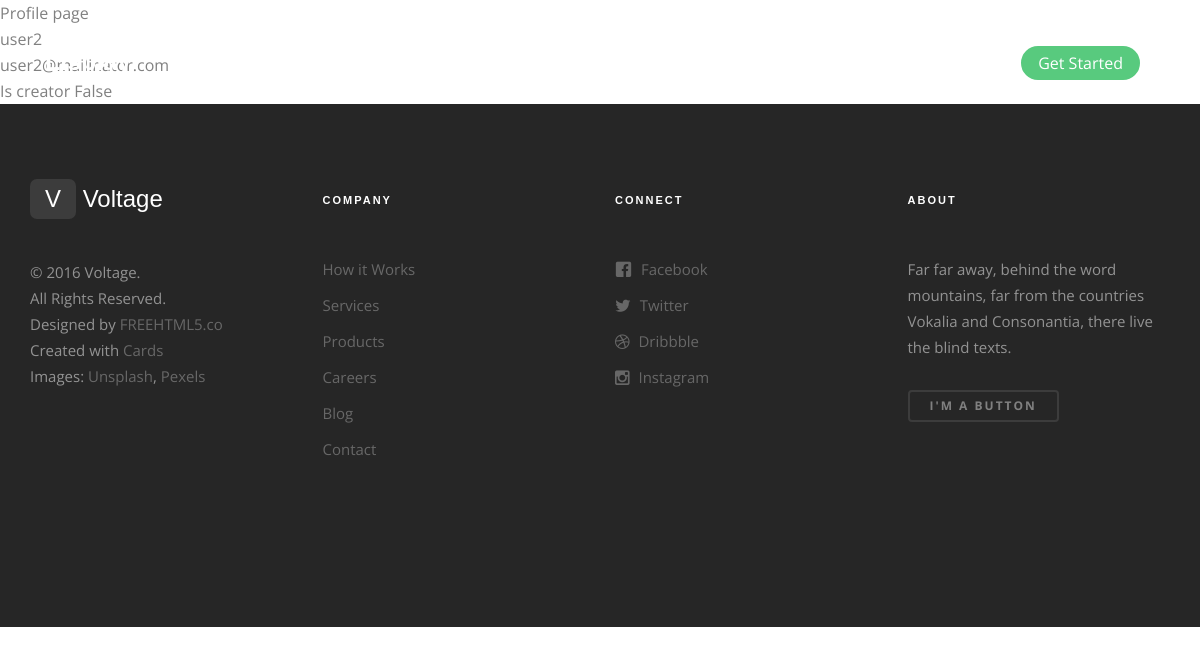
Page /regapp/user2/ on the earlier database version.
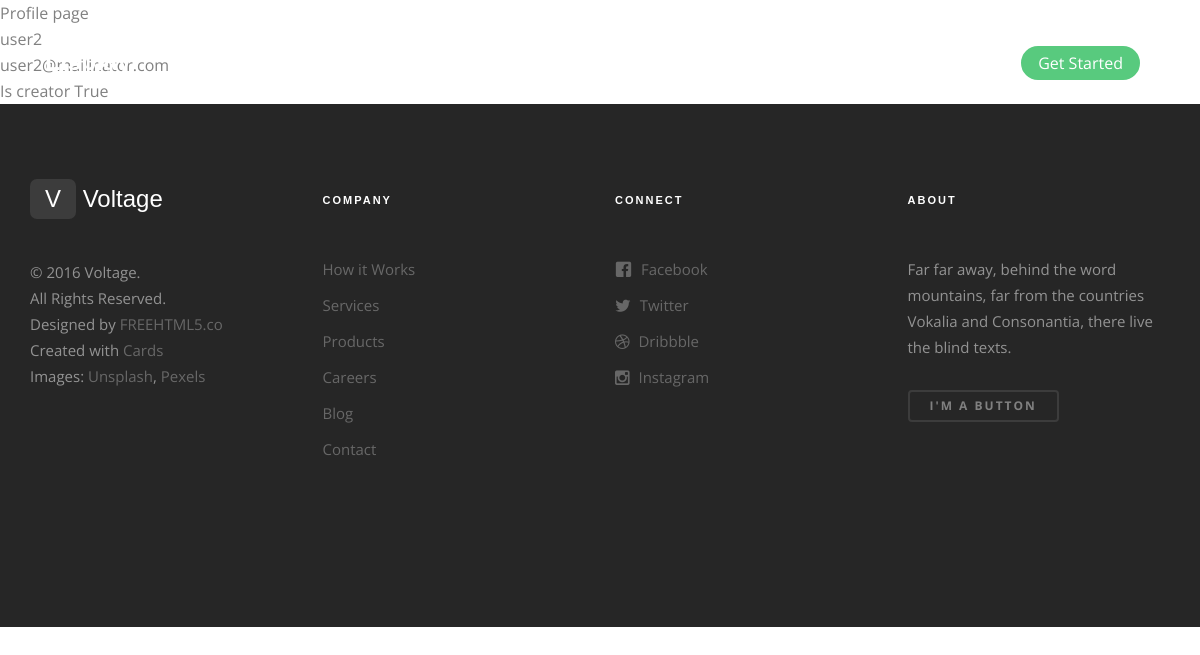
Same page on the later database version.
### regapp/models.py (models this page shows, shortened)
class MyUser(AbstractBaseUser):
    username = models.CharField(max_length=20, unique=True)
    email = models.EmailField(
        verbose_name='email address',
        max_length=255,
        unique=True,
    )
    first_name = models.CharField(max_length=30, blank=True)
    last_name = models.CharField(max_length=30, blank=True)
    is_active = models.BooleanField(default=True)
    is_admin = models.BooleanField(default=False)
    is_staff = models.BooleanField(default=False)
    is_creator = models.BooleanField(default=False)
    last_login = models.DateTimeField(default=timezone.now)
    date_joined = models.DateTimeField(default=timezone.now)
    objects = MyUserManager()
    USERNAME_FIELD = 'username'
    @property
    def is_staff(self):
        "Is the user a member of staff?"
        return self.is_admin

### regapp/views.py (the view)
# urls.py: url(r'^(?P<profile_username>[\w\_]+)/$', views.show_user_profile, name = 'show_user_profile'),
def show_user_profile(request, profile_username):
    user_profile = MyUser.objects.get(username=profile_username)
    return render(request, 'regapp/profile.html', {'user_profile': user_profile})

### templates/regapp/profile.html (shortened to what this page needs)
{% extends "regapp/base.html" %}
{% load i18n %}
{% block content %}
Profile page
<br />
{% if user_profile %}
    {{ user_profile.username }} <br />
    {{ user_profile.email }} <br />
    Is creator {{ user_profile.is_creator }} <br />
{% else %}
    Profile not found
{% endif %}
{% endblock %}

### templates/regapp/base.html (shortened to what this page needs)
<!DOCTYPE html>
{% load staticfiles %}
<html class="no-js">
<html lang="en">
<head>
    <link rel="stylesheet" href="{% static 'css/animate.css' %}">
    <link rel="stylesheet" href="{% static 'css/icomoon.css' %}">
    <link rel="stylesheet" href="{% static 'css/magnific-popup.css' %}">
    <link rel="stylesheet" href="{% static 'css/owl.carousel.min.css' %}">
    <link rel="stylesheet" href="{% static 'css/owl.theme.default.min.css' %}">
    <link rel="stylesheet" href="{% static 'css/bootstrap.css' %}">
    <link rel="stylesheet" href="{% static 'css/cards.css' %}">
</head>
<body>
<div id="header">
    {% block header %}
    <nav class="fh5co-nav-style-1" role="navigation" data-offcanvass-position="fh5co-offcanvass-left">
        <div class="container">
            <div class="col-lg-3 col-md-3 col-sm-3 col-xs-12 fh5co-logo">
                <a href="{% url 'index' %}">Lisplay</a>
            </div>
            <div class="col-lg-6 col-md-5 col-sm-5 text-center fh5co-link-wrap">
                <ul data-offcanvass="yes">
                    <li><a href="#">Tour</a></li>
                    <li><a href="#">Explore</a></li>
                    <li><a href="#">Blog</a></li>
                    <li><a href="#">Pricing</a></li>
                </ul>
            </div>
            <div class="col-lg-3 col-md-4 col-sm-4 text-right fh5co-link-wrap">
                {% if user.is_authenticated %}
                <ul class="fh5co-special" data-offcanvass="yes">
                    <li>Hey {{ user.username }}</li>
                    <li><a href="{% url 'auth_logout' %}">Logout</a></li>
                </ul>
                {% else %}
                <ul class="fh5co-special" data-offcanvass="yes">
                    <li><a href="{% url 'auth_login' %}">Login</a></li>
                    <li><a href="{% url 'registration_register' %}" class="call-to-action">Get Started</a></li>
                </ul>
                {% endif %}
            </div>
        </div>
    </nav>
    {% endblock %}
</div>
<div id="content">
    {% block content %}{% endblock %}
</div>
{% block footer %}
<div id="footer">
    <div class="fh5co-footer-style-3">
        <div class="container">
            <div class="row p-b">
                <div class="col-md-3 col-sm-6 fh5co-footer-widget wow fadeInUp" data-wow-duration="1s"
                     data-wow-delay=".5s">
                    <div class="fh5co-logo"><span class="logo">V</span> Voltage</div>
                    <p class="fh5co-copyright">&copy; 2016 Voltage. <br>All Rights Reserved. <br>Designed by <a
                            target="_blank" href="http://freehtml5.co">FREEHTML5.co</a> <br>Created with <a
                            target="_blank" href="http://freehtml5.co/cards">Cards</a> <br>
                        Images: <a target="_blank" href="http://unsplash.com/">Unsplash</a>, <a target="_blank"
                                                                                                href="http://pexels.com/">Pexels</a>
                    </p>
                </div>
                <div class="col-md-3 col-sm-6 fh5co-footer-widget wow fadeInUp" data-wow-duration="1s"
                     data-wow-delay=".8s">
                    <h3>Company</h3>
                    <ul class="fh5co-links">
                        <li><a href="#">How it Works</a></li>
                        <li><a href="#">Services</a></li>
                        <li><a href="#">Products</a></li>
                        <li><a href="#">Careers</a></li>
                        <li><a href="#">Blog</a></li>
                        <li><a href="#">Contact</a></li>
                    </ul>
                </div>
                <div class="col-md-3 col-sm-6 fh5co-footer-widget wow fadeInUp" data-wow-duration="1s"
                     data-wow-delay="1.1s">
                    <h3>Connect</h3>
                    <ul class="fh5co-links fh5co-social">
                        <li><a href="#"><i class="icon icon-facebook2"></i> Facebook</a></li>
                        <li><a href="#"><i class="icon icon-twitter"></i> Twitter</a></li>
                        <li><a href="#"><i class="icon icon-dribbble"></i> Dribbble</a></li>
                        <li><a href="#"><i class="icon icon-instagram"></i> Instagram</a></li>
                    </ul>
                </div>
                <div class="col-md-3 col-sm-6 fh5co-footer-widget wow fadeInUp" data-wow-duration="1s"
                     data-wow-delay="1.4s">
                    <h3>About</h3>
                    <p>Far far away, behind the word mountains, far from the countries Vokalia and Consonantia, there
                        live the blind texts. </p>
                    <p><a href="#" class="btn btn-success btn-sm btn-outline">I'm a button</a></p>
                </div>
            </div>
        </div>
    </div>
</div>
{% endblock %}
</body>
</html>

### static/css/icomoon.css (style rules this page uses)
[class^="icon-"], [class*=" icon-"] { font-family: 'icomoon' !important; speak: none; font-style: normal; font-weight: normal; font-variant: normal; text-transform: none; line-height: 1; -webkit-font-smoothing: antialiased; -moz-osx-font-smoothing: grayscale; }
.icon-twitter:before { content: "\f099"; }
.icon-instagram:before { content: "\f16d"; }
.icon-dribbble:before { content: "\f17d"; }
.icon-facebook2:before { content: "\e767"; }

Differences in the rows shown:
changed MyUser "user2": is_creator "False" → "True"
